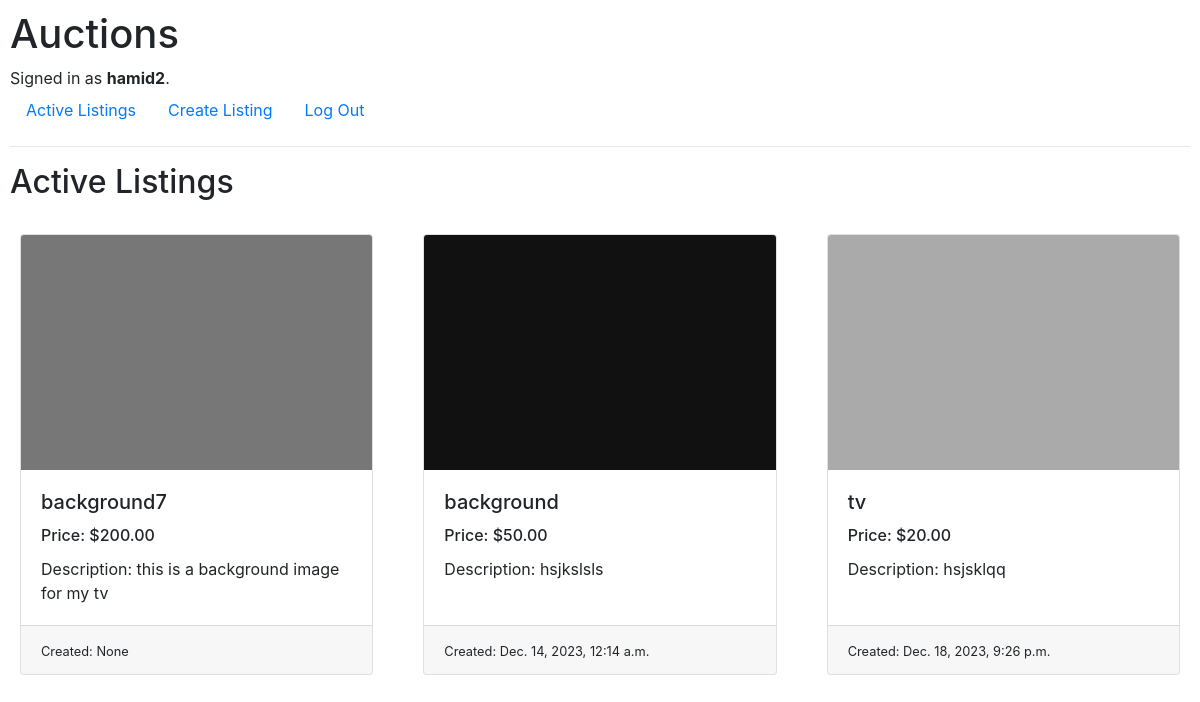
The page / (signed in) on the database its author committed.
### auctions/models.py (models this page shows)
class User(AbstractUser):
    pass

class Listing(models.Model):
    product_image = models.ImageField(upload_to='files/images', blank=True, null=True)
    product_name = models.CharField(max_length=200, blank=True, null=True)
    description = models.CharField(max_length=255, blank=True, null=True)
    price = models.DecimalField(max_digits=10, decimal_places=2)
    date_created = models.DateTimeField(blank=True, null=True)
    seller = models.ForeignKey(User, on_delete=models.CASCADE, blank=True, null=True, related_name='seller')
    winner = models.ForeignKey(User, on_delete=models.CASCADE, blank=True, null=True, related_name='winner')

### auctions/views.py (the view)
# urls.py: path("", views.index, name="index"),
def index(request):
    return render(request, "auctions/index.html", {
        "listings": Listing.objects.all()
    })

### auctions/templates/auctions/index.html
{% extends "auctions/layout.html" %}
{% block body %}
    <h2>Active Listings</h2>
    <div class="row row-cols-1 row-cols-md-3 g-4">
        {% for listing in listings %}
        {% if listing.winner == None%}
            <div class="col" id="col" style="padding: 25px;" onclick="location.href='{{listing.id}}'">
                <div class="card h-100">
                    <img src="{{ listing.product_image}}" class="card-img-top" alt="No image listed">
                    <div class="card-body">
                        <h5 class="card-title">{{ listing.product_name }}</h5>
                        <h6 class="card-title">Price: ${{ listing.price }}</h6>
                        <p class="card-text">Description: {{ listing.description }}</p>
                    </div>
                    <div class="card-footer">
                        <small class="text-body-secondary">Created: {{ listing.date_created }}</small>
                    </div>
                </div>
            </div>
            {% endif %}
        {% endfor %}
    </div>
{% endblock %}

### auctions/templates/auctions/layout.html (shortened to what this page needs)
{% load static %}
<!DOCTYPE html>
<html lang="en">
    <head>
        <link rel="stylesheet" href="https://stackpath.bootstrapcdn.com/bootstrap/4.4.1/css/bootstrap.min.css">
        <link href="{% static 'auctions/styles.css' %}" rel="stylesheet">
    </head>
    <body>
        <h1>Auctions</h1>
        <div>
            {% if user.is_authenticated %}
                Signed in as <strong>{{ user.username }}</strong>.
            {% else %}
                Not signed in.
            {% endif %}
        </div>
        <ul class="nav">
            <li class="nav-item">
                <a class="nav-link" href="{% url 'index' %}">Active Listings</a>
            </li>
            {% if user.is_authenticated %}
                <li class="nav-item">
                    <a class="nav-link" href="{% url 'create' %}">Create Listing</a>
                </li>
                <li class="nav-item">
                    <a class="nav-link" href="{% url 'logout' %}">Log Out</a>
                </li>
            {% endif %}
        </ul>
        <hr>
        {% block body %}
        {% endblock %}
    </body>
</html>

### auctions/static/auctions/styles.css (style rules this page uses)
body { padding: 10px; }

### rows shown on the page
User: username "hamid2"
Listing: product_image (picture), product_name "background7", price "200.00", description "this is a background image for my tv", date_created "None"
Listing: product_image (picture), product_name "background", price "50.00", description "hsjkslsls", date_created "Dec. 14, 2023, 12:14 a.m."
Listing: product_image (picture), product_name "tv", price "20.00", description "hsjsklqq", date_created "Dec. 18, 2023, 9:26 p.m."
